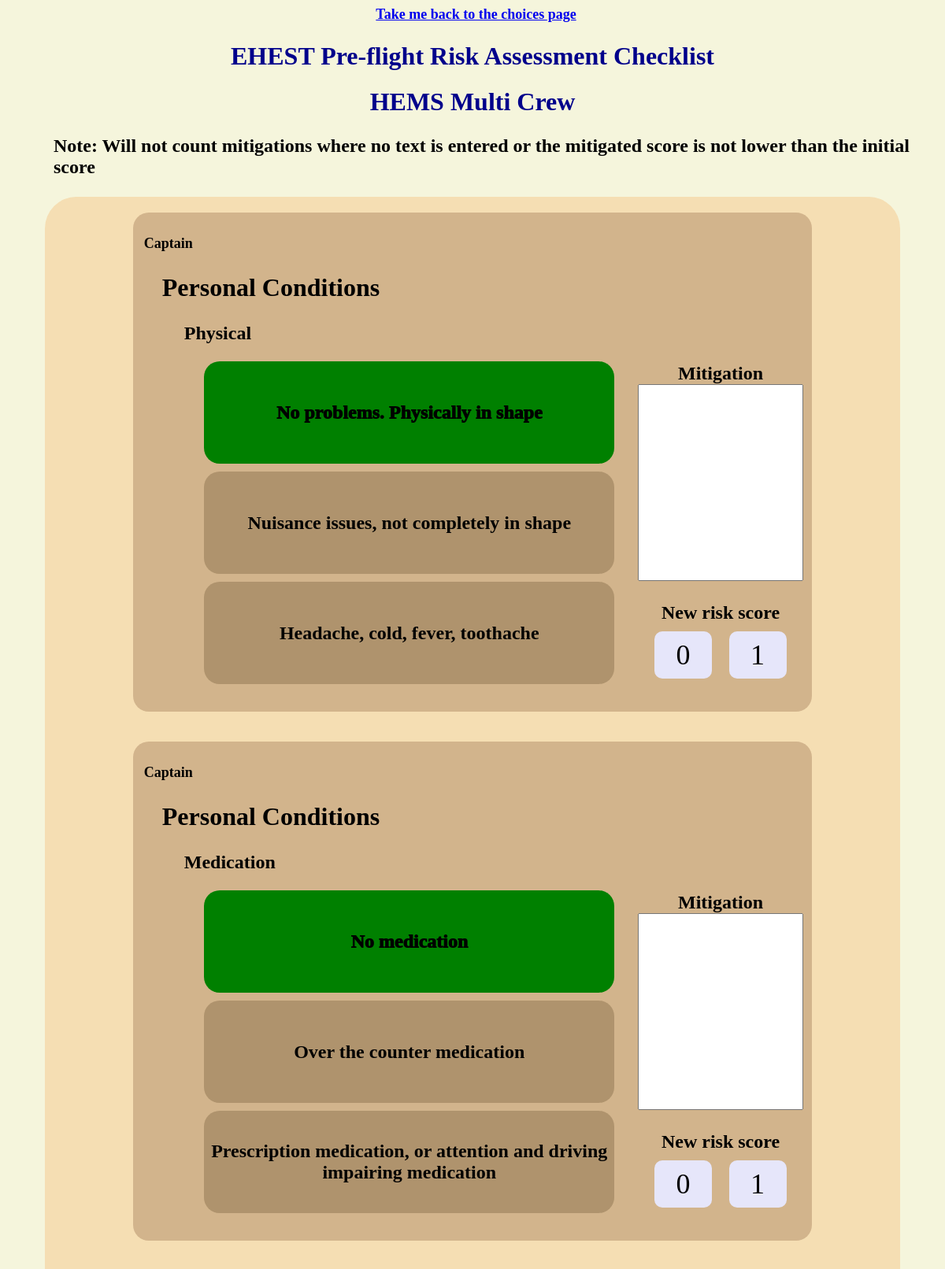
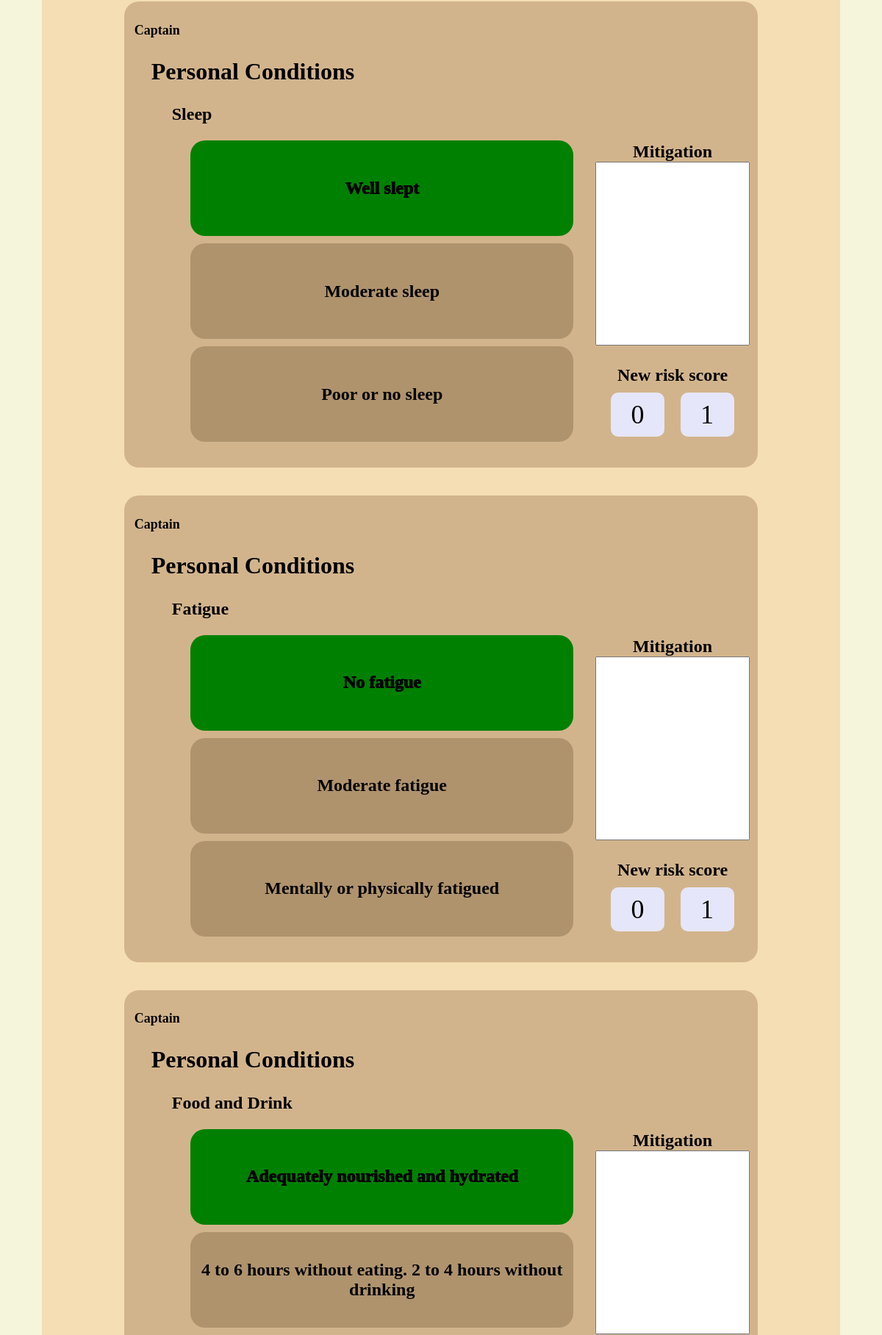
Screenshot of /EHESTPRAC/HEMSMultiCrew/ (upper part) with the database file from the repository (2 pictures, top to bottom).
### EHESTPRAC/models.py (models this page shows, shortened)
class FlightCategories(models.Model):
    def __str__(self):
        return self.category_name
    flight_categories = models.CharField(max_length=100)
    category_name = models.CharField(max_length=30)

class Question(models.Model):
    flight_category = models.ManyToManyField(FlightCategories)
    question_text = models.CharField(max_length=100)
    question_order = models.IntegerField(default=999)

class Choices(models.Model):
    def __str__(self):
        return self.choice_text
    question = models.ForeignKey(Question, on_delete=models.CASCADE)
    choice_text = models.CharField(max_length=100)
    score = models.IntegerField(default=0)

### EHESTPRAC/views.py (the view)
# urls.py: path('<slug:flight_category>/', views.checklist, name='checklist'),
def checklist(request, flight_category):
    template = loader.get_template('EHESTPRAC/checklist.html')
    quest = Question.objects.filter(flight_category__flight_categories = flight_category).order_by("question_order")
    choices = Choices.objects.all().order_by("score")
    category_name = FlightCategories.objects.get(flight_categories = flight_category)
    context = {
        "flight_category_name": category_name,
        "questions": quest,
        "choices": choices
    }
    return HttpResponse(template.render(context, request))

### EHESTPRAC/filters.py (called while the page is built)
@register.filter(name='split')
def split(value, key):
  return value.split(key)

### EHESTPRAC/templates/EHESTPRAC/checklist.html (shortened to what this page needs)
{% load filter_question %}
<html>
    <head>
        {% load static %}
        <link rel="stylesheet" type="text/css" href="{% static 'EHESTPRAC/style.css' %}">
    </head>
    <body>
        <h4 style = "text-align: center;"><a href = "../">Take me back to the choices page</a></h4>
        <h1>EHEST Pre-flight Risk Assessment Checklist</h1>
        <h1>{{ flight_category_name }}</h1>
        <h3>Note: Will not count mitigations where no text is entered or the mitigated score is not lower than the initial score</h3>
        <div class = "fullContainer">
            <form action="results/" method="post" name="mainForm">
                {% for question in questions %}
                    <div class = "questionContainer">
                        {% with question.question_text|split:" - " as parts %}
                            {% if parts.2 %}
                                <h4>{{ parts.0 }}</h4>
                                <h2>{{ parts.1 }}</h2>
                                <h3>{{ parts.2 }}</h3>
                            {% else %}
                                <h2>{{ parts.0 }}</h2>
                                <h3>{{ parts.1 }}</h3>
                            {% endif %}
                        {% endwith %}
                        <div class = "mitigationContainer">
                            <strong>Mitigation</strong>
                            <textarea name = "mit_text{{question.id}}" id = "mit_text{{question.id}}" ></textarea>
                            <br />
                            <br />
                            <strong>New risk score  </strong>
                            <div class = "mitigationBox0">
                                <label for = "mitigation{{question.id}}_0">
                                    <div class = "mitigation_box1">0</div>
                                </label>
                            </div>
                            <div class = "mitigationBox1">
                                <label for = "mitigation{{question.id}}_1">
                                    <div class = "mitigation_box1">1</div>
                                </label>
                            </div>
                        </div>
                        <div class = "answerContainer">
                            <br />
                            {% for choice in question.choices_set.all %}
                                <div class = "box{{choice.score}}">
                                    <label for = "choices{{question.id}}_{{choice.id}}">
                                        <div class = "question_box">{{ choice }}</div>
                                    </label>
                                </div>
                            {% endfor %}
                        </div>
                    </div>
                    <br />
                {% endfor %}
            </form>
        </div>
    </body>
</html>

### EHESTPRAC/static/EHESTPRAC/style.css (style rules this page uses)
body { background: beige; }
.fullContainer { width: 90%; background-color: wheat; border-radius: 40px; margin: auto; padding: 10px; }
.questionContainer { width: 80%; background-color: tan; padding: 5px; border: 5px; border-radius: 20px; margin-left: auto; margin-right: auto; margin-top: 10px; margin-bottom: 10px; }
h4 { color: black; font-size: large; padding-left: 0.5em; }
h3 { color: black; font-size: x-large; padding-left: 2.5em; }
h2 { color: black; font-size: xx-large; padding-left: 1em; }
h1 { color: darkblue; text-align: center; font-size: xx-large; }
.answerContainer { width: 100%; text-align: center; }
.box0 { width: 60%; height: 120px; bottom: 20px; border-radius: 20px; margin-bottom: 10px; margin-left: 10%; padding: 5px; background-color: rgb(175, 147, 109); display: flex; text-align: center; vertical-align: middle; cursor: pointer; position: relative; font-weight: 900; justify-content: center; align-items: center; }
.box1 { width: 60%; height: 120px; bottom: 20px; border-radius: 20px; margin-bottom: 10px; margin-left: 10%; padding: 5px; background-color: rgb(175, 147, 109); display: flex; text-align: center; vertical-align: middle; cursor: pointer; position: relative; font-weight: 900; justify-content: center; align-items: center; }
.box2 { width: 60%; height: 120px; bottom: 20px; border-radius: 20px; margin-bottom: 10px; margin-left: 10%; padding: 5px; background-color: rgb(175, 147, 109); display: flex; text-align: center; vertical-align: middle; cursor: pointer; position: relative; font-weight: 900; justify-content: center; align-items: center; }
.question_box { position: inherit; display: flex; left: 0; height: 100%; width: 100%; font-size: 1.5em; user-select: none; color: black; justify-content: center; align-items: center; }
.mitigationContainer { position: absolute; left: 67.5%; width: 17.5%; height: 250px; text-align: center; font-size: 24px; }
.mitigationBox0 { position: relative; border-radius: 10px; padding: 5px; background-color: lavender; left: 10%; width: 30%; height: 20%; top: 10px; }
.mitigationBox1 { position: relative; border-radius: 10px; padding: 5px; background-color: lavender; left: 55%; width: 30%; height: 20%; top: -20%; }
.mitigation_box1 { position: inherit; display: flex; left: 0; height: 100%; width: 100%; font-size: 1.5em; user-select: none; color: black; justify-content: center; align-items: center; }
textarea { position: static; width: 100%; height: 100%; font-size: 24px; resize: none; }
label { position: inherit; height: 100%; width: 100%; margin: 0; cursor: pointer; }
input[type="radio"]:checked + .box0 { display: visible; font-weight: 1000; background-color: green; }

### rows the page displays
FlightCategories: category_name "HEMS Multi Crew"
Question: parts "Captain", parts "Personal Conditions", parts "Physical"
Choices: choice_text "No problems. Physically in shape"
Choices: choice_text "Nuisance issues, not completely in shape"
Choices: choice_text "Headache, cold, fever, toothache"
Question: parts "Captain", parts "Personal Conditions", parts "Medication"
Choices: choice_text "No medication"
Choices: choice_text "Over the counter medication"
Choices: choice_text "Prescription medication, or attention and driving impairing medication"
Question: parts "Captain", parts "Personal Conditions", parts "Sleep"
Choices: choice_text "Well slept"
Choices: choice_text "Moderate sleep"
Choices: choice_text "Poor or no sleep"
Question: parts "Captain", parts "Personal Conditions", parts "Fatigue"
Choices: choice_text "No fatigue"
Choices: choice_text "Moderate fatigue"
Choices: choice_text "Mentally or physically fatigued"
Question: parts "Captain", parts "Personal Conditions", parts "Food and Drink"
Choices: choice_text "Adequately nourished and hydrated"
Choices: choice_text "4 to 6 hours without eating. 2 to 4 hours without drinking"
